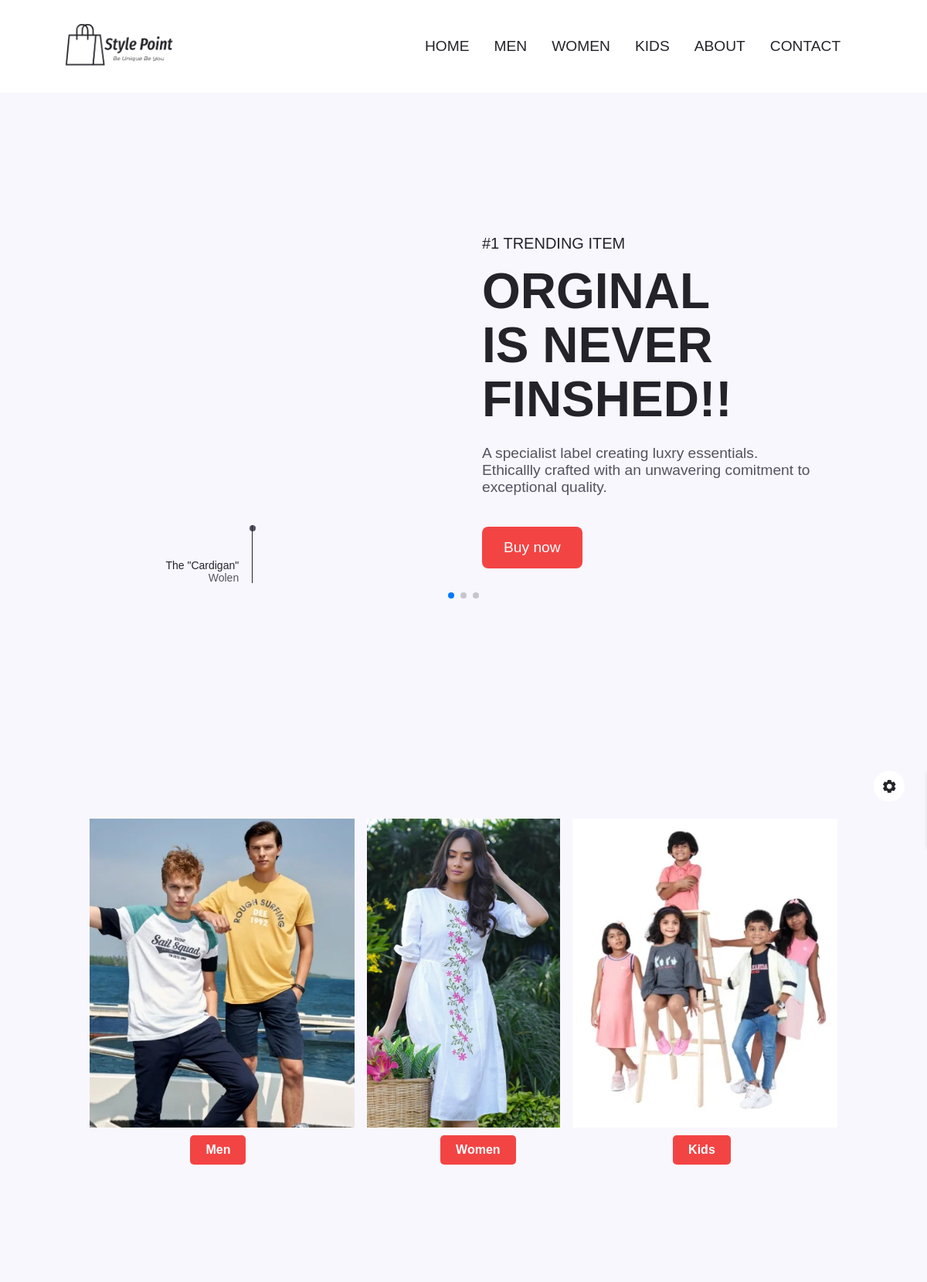
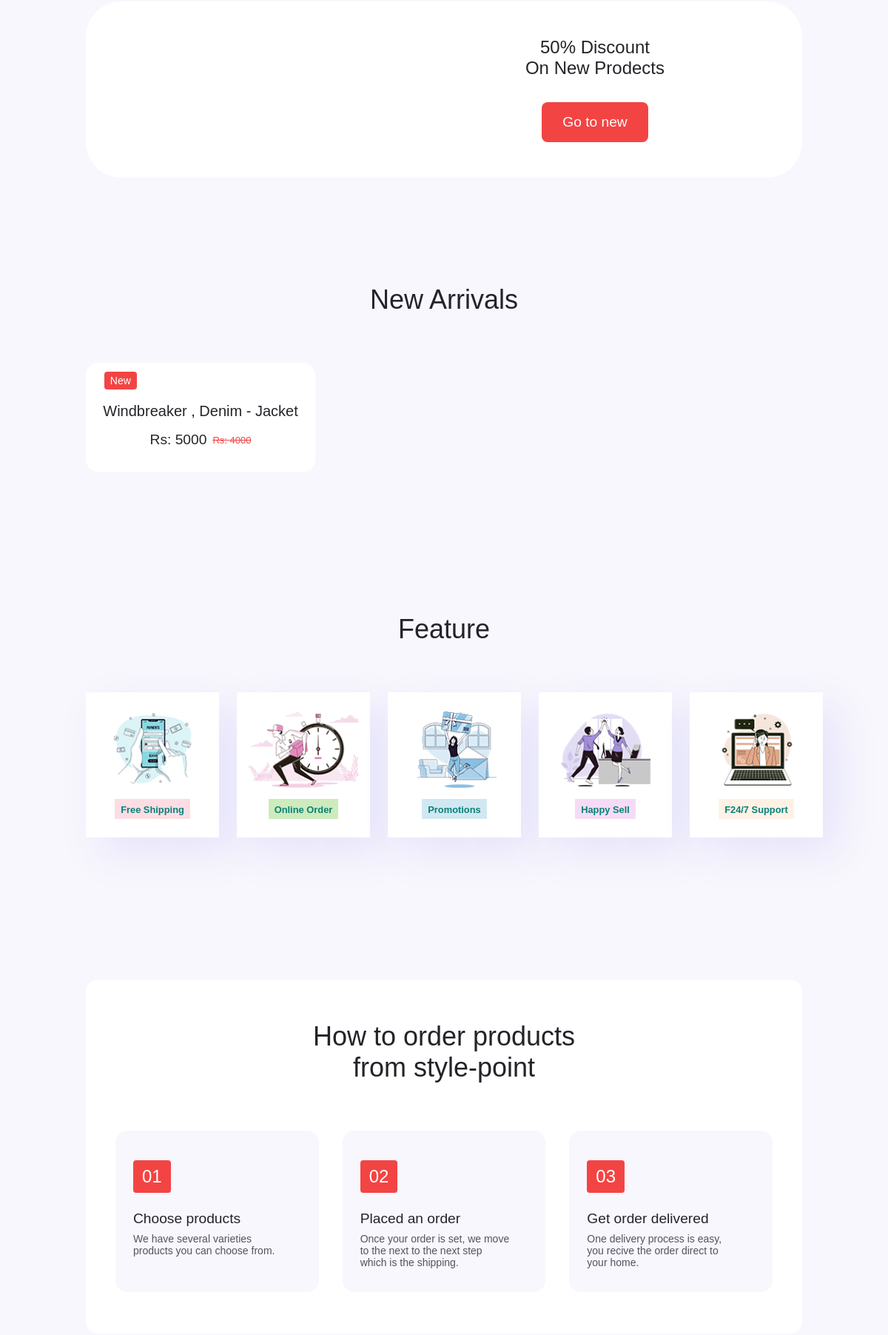
The page / (upper part) on the database its author committed (2 pictures, top to bottom).
### tables this page shows
CREATE TABLE `products` (
  `pro_ID` int(100) NOT NULL,
  `pro_Name` varchar(100) NOT NULL,
  `price` int(100) NOT NULL,
  `dis_Price` int(100) NOT NULL,
  `dis_Percentage` int(100) NOT NULL,
  `color` varchar(100) NOT NULL,
  `size` varchar(100) NOT NULL,
  `gender` varchar(100) NOT NULL,
  `description` varchar(100) NOT NULL,
  `img_1` varchar(100) NOT NULL,
  `img_2` varchar(100) NOT NULL,
  `img_3` varchar(100) NOT NULL,
  `img_4` varchar(100) NOT NULL
);

### index.php (the view, shortened to what this page needs)
<?php
    include 'components/connect.php';
?>
<!DOCTYPE html>
<html lang="en">
    <head>
        <link rel="stylesheet" href="css/swiper-bundle.min.css">
        <link rel="stylesheet" href="css/style.css">
        <link rel="stylesheet" class="js-color-style" href="css/colors/color-1.css">
        <link href="https://cdn.jsdelivr.net/npm/remixicon@3.2.0/fonts/remixicon.css" rel="stylesheet">
        <link href='https://unpkg.com/boxicons@2.1.4/css/boxicons.min.css' rel='stylesheet'>
        <link href="/website/css/uicons-bold-rounded.css" rel="stylesheet">
        <link rel="stylesheet" href="">
    </head>
    <body>
        <?php include 'components/user_header.php'; ?>
        <main class="main">
            <section class="home container">
                <div class="swiper home-swiper">
                    <div class="swiper-wrapper">
                        <section class="swiper-slide">
                            <div class="home__content grid">
                                <div class="home__group">
                                    <div class="home__indicator"></div>
                                    <div class="home__details-img">
                                        <h4 class="home__details-title">The "Cardigan"</h4>
                                        <span class="home__details-subtitle">Wolen</span>
                                    </div>
                                </div>
                                <div class="home__data">
                                <h3 class="home__subtitle">#1 TRENDING ITEM</h3>
                                <h1 class="home__title">ORGINAL  <br> IS NEVER <br> FINSHED!!</h1>
                                <p class="home__description">A specialist label creating luxry essentials. Ethicallly crafted with an unwavering comitment to exceptional quality.</p>
                                <div class="home__button">
                                    <a href="details.php" class="button">Buy now</a>
                                </div>
                                </div>
                            </div>
                        </section>
                    </div>
                    <div class="swiper-pagination"></div>
                </div>
            </section>
            <section class="category section">
            <div class="category__home container">
                <div class="cat__home women">
                    <img src="images/index/cat-2.webp" alt="">
                    <button class="btn-css"><a href="men.php">Men</a></button>
                </div>
                <div class="cat__home men">
                    <img src="images/index/cat-1.jpg" alt="">
                    <button class="btn-css"><a href="women.php">Women</a></button>
                </div>
                    <div class="cat__home kids">
                        <img src="images/index/cat-3.webp" alt="">
                    <button class="btn-css"> <a href="kids.php" class="">Kids</a></button>
                </div>
            </div>
            </section>
            <section class="discount section">
                <div class="discount__container container grid">
                    <div class="discount__data">
                        <h2 class="discount__title">50% Discount <br> On New Prodects</h2>
                        <a href="#" class="button">Go to new</a>
                    </div>
                </div>
            </section>
            <section class="new section">
                <h2 class="section__title">New Arrivals</h2>
                <div class="new__container container">
                    <div class="swiper new-swiper">
                        <div class="swiper-wrapper">
                            <?php
                                $select_products = $conn->prepare("SELECT * FROM `products` ORDER BY `pro_ID` DESC LIMIT 5");
                                $select_products->execute();
                                if($select_products->rowCount() > 0){
                                while($fetch_products = $select_products->fetch(PDO::FETCH_ASSOC)){
                            ?>
                                <form action="" method="post">
                                    <div class="new__content swiper-slide">
                                        <div class="new__tag">New</div>
                                        <h3 class="new__title"><?= $fetch_products['pro_Name']; ?></h3>
                                        <div class="new__prices">
                                            <span class="new__price">Rs: <?= $fetch_products['price']; ?></span>
                                            <span class="new__discount">Rs: <?= $fetch_products['dis_Price']; ?></span>
                                        </div>
                                    </div>
                                </form>
                            <?php
                                    }
                                }else{
                                    echo '<p class="empty">no products added yet!</p>';
                                    }
                            ?>
                        </div>
                    </div>
                </div>
            </section>
            <section class="feature section container">
                <h2 class="section__title">Feature</h2>
                    <div class="feature__container">
                    <div class="feature__row grid">
                        <div class="fe-box">
                            <img src="images/about_us/f1.png" alt="">
                            <h6>Free Shipping</h6>
                        </div>
                        <div class="fe-box">
                            <img src="images/about_us/f2.png" alt="">
                            <h6>Online Order</h6>
                        </div>
                        <div class="fe-box">
                            <img src="images/about_us/f4.png" alt="">
                            <h6>Promotions</h6>
                        </div>
                        <div class="fe-box">
                            <img src="images/about_us/f5.png" alt="">
                            <h6>Happy Sell</h6>
                        </div>
                        <div class="fe-box">
                            <img src="images/about_us/f6.png" alt="">
                            <h6>F24/7 Support</h6>
                        </div>
                    </div>
                </div>
            </section>
            <section class="steps section container">
                <div class="steps__bg">
                    <h2 class="section__title">How to order products <br> from style-point</h2>
                    <div class="steps__container grid">
                        <div class="steps__card">
                            <div class="steps__card-number">01</div>
                            <h3 class="steps__card-title">Choose products</h3>
                            <p class="steps__card-description">
                                We have several varieties products you can choose from.
                            </p>
                        </div>
                        <div class="steps__card">
                            <div class="steps__card-number">02</div>
                            <h3 class="steps__card-title">Placed an order</h3>
                            <p class="steps__card-description">
                                Once your order is set, we move to the next to the next step which is the shipping.
                            </p>
                        </div>
                        <div class="steps__card">
                            <div class="steps__card-number">03</div>
                            <h3 class="steps__card-title">Get order delivered</h3>
                            <p class="steps__card-description">
                                One delivery process is easy, you recive the order direct to your home.
                            </p>
                        </div>
                    </div>
                </div>
            </section>
        </main>
        <?php include 'components/user_footer.php'; ?>
    </body>
</html>

### components/user_header.php (shortened to what this page needs)
<header class="header" id="header">
            <nav class="nav bar">
                <a href="index.php" class="nav_logo" width="300px">
                    <img src="images/logo-1.png">
                </a>
                <div class="nav_menu" id="nav_menu">
                    <ul class="nav__list">
                        <li class="nav_item">
                            <a href="index.php" class="nav__link">HOME</a>
                        </li>
                        <li class="nav_item">
                            <a href="men.php" class="nav__link">MEN</a>
                        </li>
                        <li class="nav_item">
                            <a href="women.php" class="nav__link">WOMEN</a>
                        </li>
                        <li class="nav_item">
                            <a href="kids.php" class="nav__link">KIDS</a>
                        </li>
                        <li class="nav_item">
                            <a href="about_us.php" class="nav__link">ABOUT</a>
                        </li>
                        <li class="nav_item">
                            <a href="contect.php" class="nav__link">CONTACT</a>
                        </li>
                    </ul>
                </div>
            </nav>
        </header>

### components/user_footer.php (shortened to what this page needs)
<div class="style__switcher">
    <div class="style__switcher-toggler s__icon">
        <i class="bx bxs-cog bx-spin"></i>
    </div>
</div>

### css/colors/color-1.css (style rules this page uses)
:root { --hue: 0; --first-color: hsl(var(--hue), 88%, 61%); --first-color-alt: hsl(var(--hue), 88%, 58%) }

### rows shown on the page
products: pro_Name "Windbreaker , Denim - Jacket", price "5000", dis_Price "4000"
